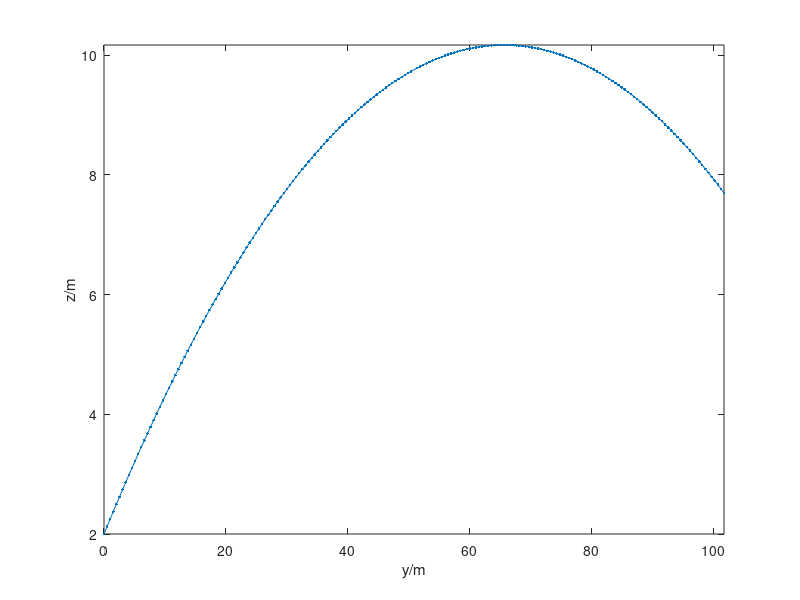

Source code (MATLAB):
%%% tennisball.m
%% Last-Updated: 2024-04-04T16:25:10+0200
%%
%% (base SI units used throughout)
%% Numerical simulation of object motion in 2D with gravity
%% Coordinates (y,z)
%% Parameters and initial values:
Py0 = 3; Pz0 = 0.75; % initial momentum
y0 = 0; z0 = 2; % initial position
Fy = 0; Fz = 0; % momentum influx (constant)
Gy = 0; Gz = -0.579; % momentum supply (constant)
m = 0.059; % tennis ball's mass
t0 = 0; % initial time
t1 = t0 + 2; % final time, can also be earlier than initial
dt = 0.01; % time step, negative if backward time integration %@
%% adjust final time if not multiple of timestep
t1 = t1 + mod(t1-t0,dt);
%% check if timestep and time interval are consistent
if (t1-t0)*dt <= 0
  error('time interval inconsistent with timestep');
end
%% Save values of all quantities at some steps during the simulation,
%% for subsequente analysis or plotting
%% (saving at all timesteps could be too costly)
Nsaves = 200; % number of timepoints to save during the simulation
%% Calculate time interval for saving
dsave = (t1-t0)/(Nsaves-1);
if abs(dsave) < abs(dt)
  error('time interval between saves is smaller than timestep')
end
%% Initialize vectors to contain saved values
tSave = nan(Nsaves,1);
ySave = nan(Nsaves,1); zSave = nan(Nsaves,1);
PySave = nan(Nsaves,1); PzSave = nan(Nsaves,1);
vySave = nan(Nsaves,1); vzSave = nan(Nsaves,1);
%% Save initial values
i = 1; % index that keeps count of savepoints
tSave(i) = t0;
ySave(i) = y0; zSave(i) = z0;
PySave(i) = Py0; PzSave(i) = Pz0;
vySave(i) = Py0/m; vzSave(i) = Pz0/m;
%% Initialize plot
cols = get(0, 'DefaultAxesColorOrder');
plot(ySave(1), zSave(1), '.', 'Color', cols(1,:)); axis('tight');
xlabel('y/m'); ylabel('z/m'); hold on;
%% %@
%% Numerical time integration
%% initialize
t = t0;
y = y0; z = z0;
Py = Py0; Pz = Pz0;
vy = Py/m; vz = Pz/m;
%% loop
while (t < t1 && t0 < t1) || (t1 < t && t1 < t0) % possible backward time integr.
  %% update time
  t = t + dt;
  %% update momentum
  Py = Py + (Fy + Gy)*dt;
  Pz = Pz + (Fz + Gz)*dt;
  %% update velocity (from constitutive relation P=mv)
  vy = Py/m;
  vz = Pz/m;
  %% update position
  y = y + vy*dt;
  z = z + vz*dt; %@
  %% Check whether to save & plot at this step
  if min(abs([0 dsave] - mod(t-t0, dsave))) <= abs(dt)/2
    i = i+1;
    tSave(i) = t;
    ySave(i) = y; zSave(i) = z;
    vySave(i) = vy; vzSave(i) = vz;
    PySave(i) = Py; PzSave(i) = Pz;
    plot(y, z, '.', 'Color', cols(1,:));
    pause(0.001);
  end %@
end %@
%% Plot full trajectory
plot(ySave, zSave, 'Color', cols(1,:)); axis('tight'); %@
